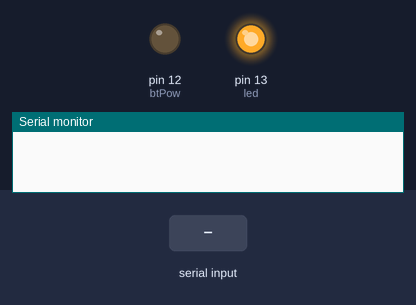
Bench run of a sketch on a simulated Arduino Uno, built with avr-gcc and run on an emulated ATmega328P. On the bench: output pins drawn as LEDs (lit = HIGH), the last lines printed to the serial monitor. Inputs (shaded band) come from the test bench.

Above: at 0.1 s.
At 5.01 s:
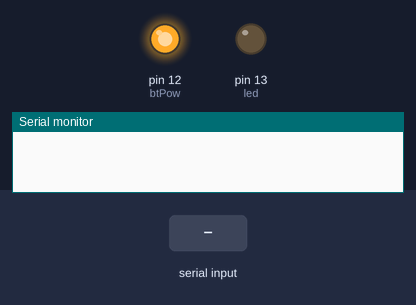
At 6.4 s:
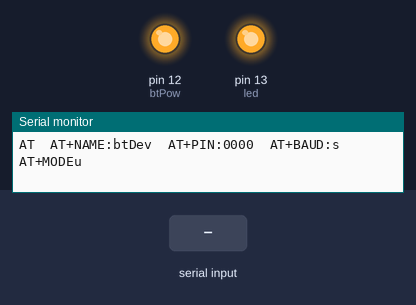
6.5 s: "1" received over Serial
Timing chart, 0 to 9.5 s (numbered marks = the images above; inputs shaded):
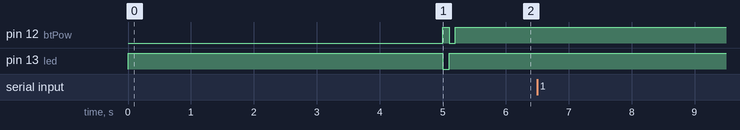

The sketch:

btConfig.ino.ino
```cpp
const int led = 13;
const int btPow = 12;


String btName = "btDev";
char pswd[5] = "0000";
char vBaud = "4";//AT command equivalent to 9600 baud
char mode = "1";//0 = slave, 1= master

void setup(){
  pinMode(led, OUTPUT);
  pinMode(btPow, OUTPUT);

  Serial.begin(38400);//AT config mode default baudrate

 //led indicator to press button --> AT mode entry
 digitalWrite(led, HIGH);
 delay(5000);
 digitalWrite(led, LOW);


 digitalWrite(btPow ,HIGH);
 delay(100);
 Serial.write("AT\r\t");//line endings to represent end of command
 Serial.print("AT+NAME:");
 Serial.print(btName);
 Serial.print("\r\t");

 Serial.print("AT+PIN:");//;or AT+PSWD
 Serial.print(pswd);
 Serial.print("\r\t");

 Serial.print("AT+BAUD:");
 Serial.print(vBaud);
 Serial.print("\r\t");

 Serial.print("AT+MODE");
 Serial.print(mode);
 Serial.print("\r\t");

 digitalWrite(led, HIGH);
 digitalWrite(btPow, LOW);
 delay(100);
 digitalWrite(btPow, HIGH);
}

void loop(){
  if(Serial.available()){
    Serial.write(Serial.read());
  }
}
```
